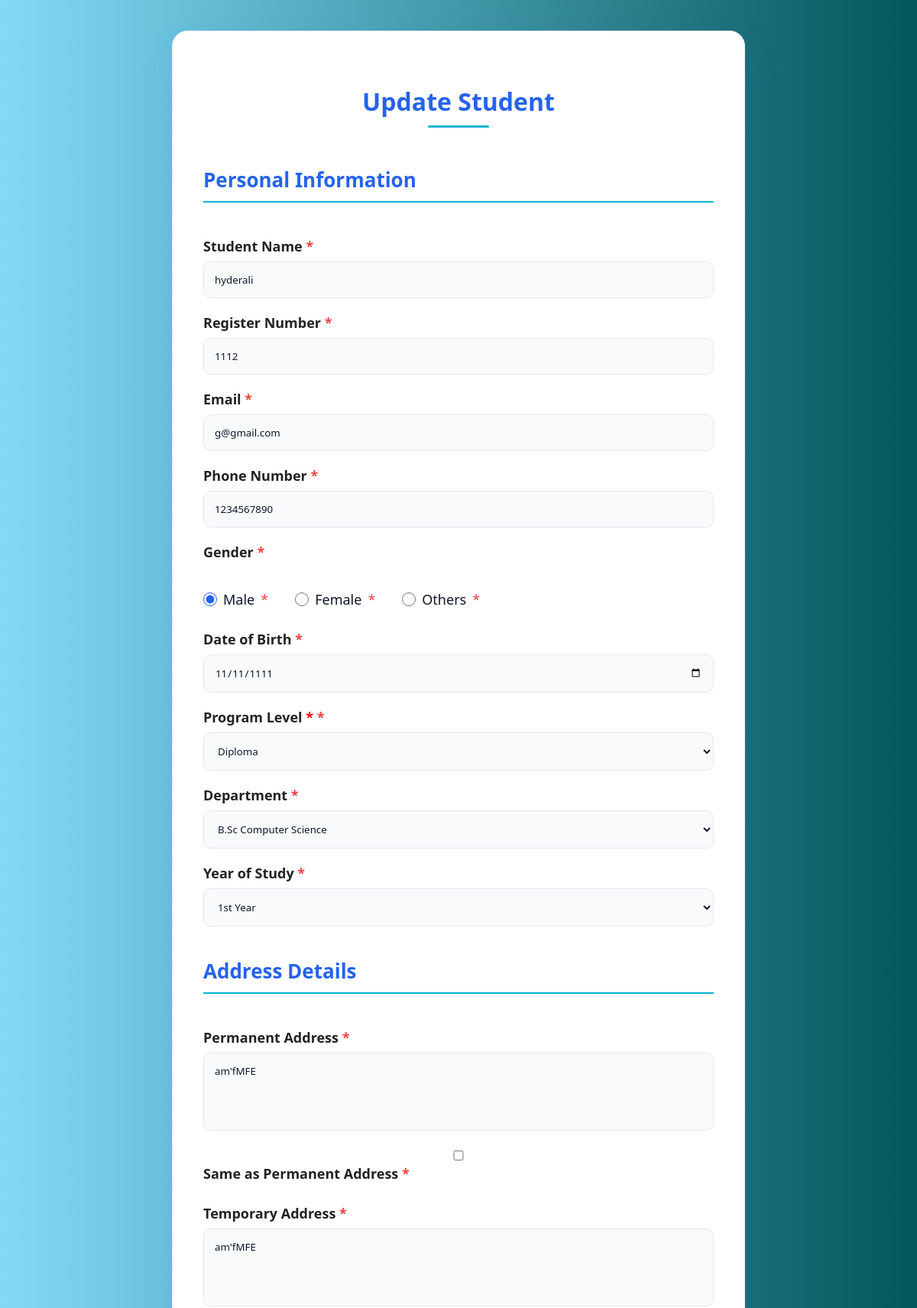
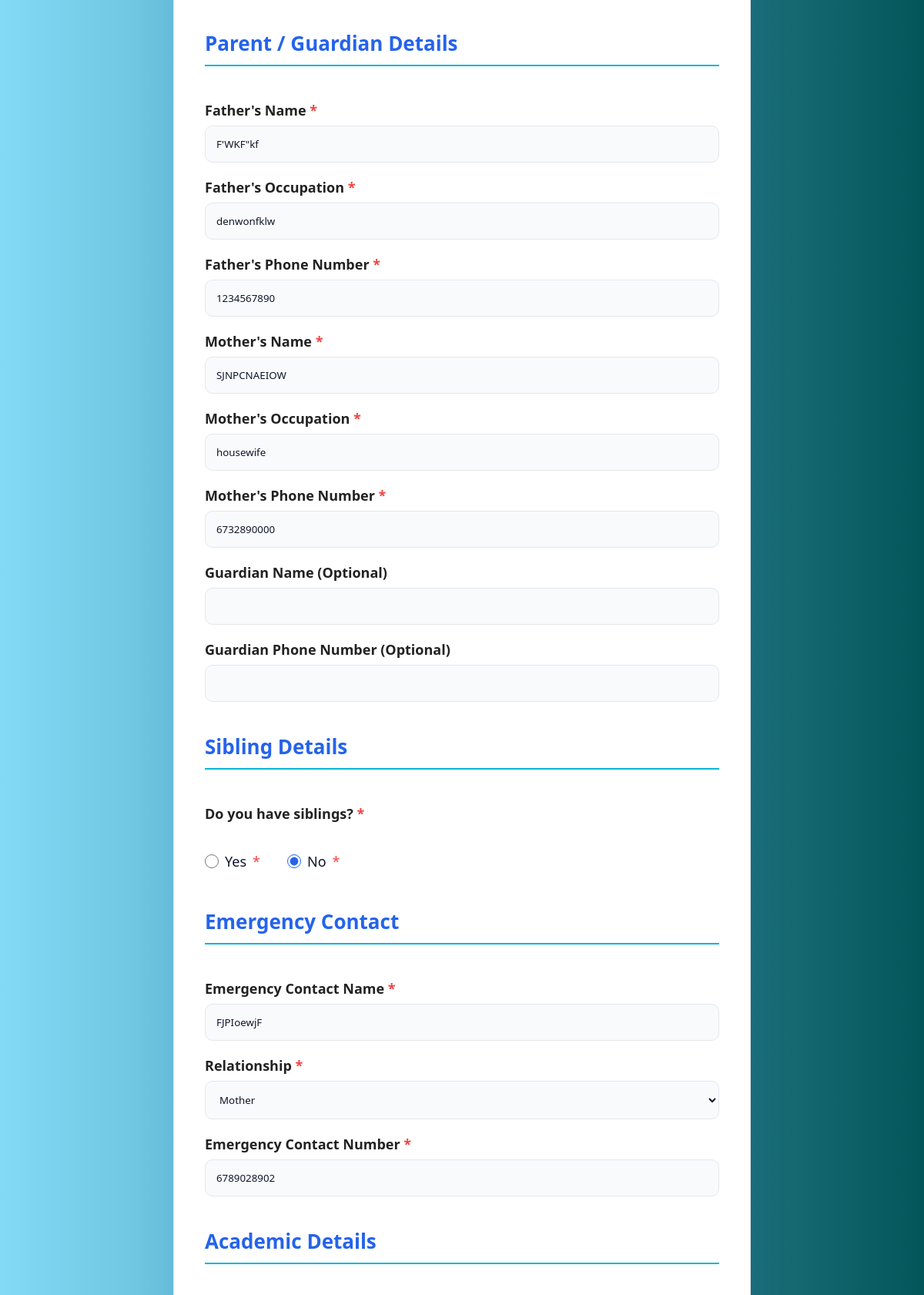
The page /edit_student.php?id=2 (signed in, upper part) on the database its author committed (2 pictures, top to bottom).
### tables this page shows
CREATE TABLE `students` (
  `student_id` int(11) NOT NULL,
  `student_name` varchar(100) NOT NULL,
  `register_number` varchar(30) NOT NULL,
  `email` varchar(100) NOT NULL,
  `phone` varchar(15) NOT NULL,
  `gender_id` int(11) NOT NULL,
  `date_of_birth` date NOT NULL,
  `department_id` int(11) NOT NULL,
  `year_id` int(11) NOT NULL,
  `class_id` int(11) DEFAULT NULL,
  `created_at` timestamp NOT NULL DEFAULT current_timestamp(),
  `program_level_id` int(11) NOT NULL
);

CREATE TABLE `program_levels` (
  `program_level_id` int(11) NOT NULL,
  `program_level_name` varchar(50) NOT NULL
);

CREATE TABLE `departments` (
  `department_id` int(11) NOT NULL,
  `department_name` varchar(100) NOT NULL,
  `program_level` enum('UG','PG','Diploma','PhD') NOT NULL DEFAULT 'UG'
);

CREATE TABLE `student_addresses` (
  `address_id` int(11) NOT NULL,
  `student_id` int(11) NOT NULL,
  `permanent_address` text NOT NULL,
  `temporary_address` text DEFAULT NULL
);

CREATE TABLE `family_details` (
  `family_id` int(11) NOT NULL,
  `student_id` int(11) NOT NULL,
  `relationship_type_id` int(11) NOT NULL,
  `name` varchar(100) NOT NULL,
  `occupation` varchar(100) DEFAULT NULL,
  `phone` varchar(15) NOT NULL
);

CREATE TABLE `emergency_contacts` (
  `emergency_id` int(11) NOT NULL,
  `student_id` int(11) NOT NULL,
  `emergency_name` varchar(100) NOT NULL,
  `relationship_type_id` int(11) NOT NULL,
  `emergency_phone` varchar(15) NOT NULL
);

CREATE TABLE `relationship_types` (
  `relationship_type_id` int(11) NOT NULL,
  `relationship_name` varchar(50) NOT NULL
);

### edit_student.php (the view, shortened to what this page needs)
<?php
require "database.php";
$student_id = $_GET["id"];
$stmt = mysqli_prepare(
    $conn,
    "SELECT *
     FROM students
     WHERE student_id=?"
);
mysqli_stmt_bind_param(
    $stmt,
    "i",
    $student_id
);
mysqli_stmt_execute($stmt);
$result = mysqli_stmt_get_result($stmt);
$student = mysqli_fetch_assoc($result);
$stmt = mysqli_prepare(
    $conn,
    "SELECT *
     FROM student_addresses
     WHERE student_id=?"
);
mysqli_stmt_bind_param(
    $stmt,
    "i",
    $student_id
);
mysqli_stmt_execute($stmt);
$address_result = mysqli_stmt_get_result($stmt);
$address = mysqli_fetch_assoc($address_result);
$stmt = mysqli_prepare(
    $conn,
    "SELECT *
     FROM family_details
     WHERE student_id=?"
);
mysqli_stmt_bind_param(
    $stmt,
    "i",
    $student_id
);
mysqli_stmt_execute($stmt);
$family_result = mysqli_stmt_get_result($stmt);
$father = [];
$mother = [];
$guardian = [];
while($row = mysqli_fetch_assoc($family_result)){
    if($row["relationship_type_id"] == 1){
        $father = $row;
    }
    elseif($row["relationship_type_id"] == 2){
        $mother = $row;
    }
    elseif($row["relationship_type_id"] == 3){
        $guardian = $row;
    }
}
$stmt = mysqli_prepare(
    $conn,
    "SELECT *
     FROM emergency_contacts
     WHERE student_id=?"
);
mysqli_stmt_bind_param(
    $stmt,
    "i",
    $student_id
);
mysqli_stmt_execute($stmt);
$emergency_result = mysqli_stmt_get_result($stmt);
$emergency = mysqli_fetch_assoc($emergency_result);
?>
<!DOCTYPE html>
<html lang="en">
<head>
    <link rel="stylesheet" href="style.css">
    <link rel="stylesheet" href="https://cdnjs.cloudflare.com/ajax/libs/font-awesome/6.5.1/css/all.min.css">
</head>
<body>
<div class="container">
    <h1>Update Student</h1>
    <form action="update_student_admin.php" method="POST" enctype="multipart/form-data">
    <h2 class="form-section">
        Personal Information
    </h2>
    <label>Student Name</label>
    <input
type="text"
name="student_name"
value="<?php echo htmlspecialchars($student["student_name"]); ?>"
required>
    <label>Register Number</label>
    <input
type="text"
name="register_number"
value="<?php echo htmlspecialchars($student["register_number"]); ?>"
required>
    <label>Email</label>
    <input
type="email"
name="email"
value="<?php echo htmlspecialchars($student["email"]); ?>"
required>
    <label>Phone Number</label>
    <input
type="tel"
name="phone"
pattern="[0-9]{10}"
value="<?php echo htmlspecialchars($student["phone"]); ?>"
required>
    <label>Gender</label>
    <div class="gender">
        <label>
            <input
type="radio"
name="gender_id"
value="1"
<?php
if($student["gender_id"]==2){
    echo "checked";
}
?>
>
            Male
        </label>
        <label>
            <input
type="radio"
name="gender_id"
value="2"
<?php
if($student["gender_id"]==1){
    echo "checked";
}
?>
>
            Female
        </label>
        <label>
            <input
type="radio"
name="gender_id"
value="3"
<?php
if($student["gender_id"]==3){
    echo "checked";
}
?>
>
            Others
        </label>
    </div>
    <label>Date of Birth</label>
    <input
type="date"
name="date_of_birth"
value="<?php echo $student["date_of_birth"]; ?>"
required>
    <label>Program Level <span style="color:red;">*</span></label>
<select name="program_level" required>
    <?php
    $result = mysqli_query($conn, "SELECT * FROM program_levels");
    while($row = mysqli_fetch_assoc($result)){
    ?>
        <option
value="<?php echo $row["program_level_id"]; ?>"
<?php
if($student["program_level_id"] == $row["program_level_id"]){
    echo "selected";
}
?>>
            <?php echo htmlspecialchars($row["program_level_name"]); ?>
        </option>
    <?php
    }
    ?>
</select>
    <label>Department</label>
    <select class="options"
name="department_id"
required>
    <?php
    $result = mysqli_query($conn, "SELECT * FROM departments ORDER BY department_name");
    while($row = mysqli_fetch_assoc($result)){
    ?>
        <option
value="<?php echo $row["department_id"]; ?>"
<?php
if($student["department_id"] == $row["department_id"]){
    echo "selected";
}
?>>
            <?php echo $row["department_name"]; ?>
        </option>
    <?php
    }
    ?>
</select>
    <label>Year of Study</label>
    <select class="options"
     name="year_id"
    required>
<option
value="1"
<?php if($student["year_id"]==1) echo "selected"; ?>
>
1st Year
</option>
    </select>
    <h2 class="form-section">
        Address Details
    </h2>
    <label for="address">
        Permanent Address
    </label>
    <textarea
id="address"
name="address"
rows="4"
required><?php echo htmlspecialchars($address["permanent_address"]); ?></textarea>
    <div class="checkbox-container">
    <label for="sameAddress">
        <input
            type="checkbox"
            id="sameAddress"
            name="same_address">
        Same as Permanent Address
    </label>
</div>
    <label for="temporary_address">
        Temporary Address
    </label>
    <textarea
id="temporary_address"
name="temporary_address"
rows="4"><?php echo htmlspecialchars($address["temporary_address"]); ?></textarea>
<h2 class="form-section">
    Parent / Guardian Details
</h2>
<label>Father's Name</label>
<input
type="text"
name="father_name"
value="<?php echo htmlspecialchars($father["name"] ?? ""); ?>"
required>
<label>Father's Occupation</label>
<input
type="text"
name="father_occupation"
value="<?php echo htmlspecialchars($father["occupation"] ?? ""); ?>"
required>
<label>Father's Phone Number</label>
<input
type="tel"
name="father_phone"
pattern="[0-9]{10}"
value="<?php echo htmlspecialchars($father["phone"] ?? ""); ?>"
required>
<label>Mother's Name</label>
<input
type="text"
name="mother_name"
value="<?php echo htmlspecialchars($mother["name"] ?? ""); ?>"
required>
<label>Mother's Occupation</label>
<input
type="text"
name="mother_occupation"
value="<?php echo htmlspecialchars($mother["occupation"] ?? ""); ?>"
required>
<label>Mother's Phone Number</label>
<input
type="tel"
name="mother_phone"
pattern="[0-9]{10}"
value="<?php echo htmlspecialchars($mother["phone"] ?? ""); ?>"
required>
<label class="optional">Guardian Name (Optional)</label>
<input
type="text"
name="guardian_name"
value="<?php echo htmlspecialchars($guardian["name"] ?? ""); ?>">
<label class="optional">Guardian Phone Number (Optional)</label>
<input
type="tel"
name="guardian_phone"
pattern="[0-9]{10}"
value="<?php echo htmlspecialchars($guardian["phone"] ?? ""); ?>">
<h2 class="form-section">
    Sibling Details
</h2>
<label>
Do you have siblings?
</label>
<div class="gender">
    <label>
        <input
type="radio"
id="siblings_yes"
name="has_siblings"
value="Yes">
        Yes
    </label>
    <label>
        <input
type="radio"
id="siblings_no"
name="has_siblings"
value="No"
checked>
        No
    </label>
</div>
<h2 class="form-section">
    Emergency Contact
</h2>
<label>Emergency Contact Name</label>
<input
type="text"
name="emergency_name"
value="<?php echo htmlspecialchars($emergency["emergency_name"] ?? ""); ?>"
required>
<label>Relationship</label>
<select
name="relationship_type_id"
required>
<?php
$result = mysqli_query(
    $conn,
    "SELECT * FROM relationship_types
     ORDER BY relationship_name"
);
while($row = mysqli_fetch_assoc($result)){
?>
<option
value="<?php echo $row["relationship_type_id"]; ?>"
<?php
if(
    ($emergency["relationship_type_id"] ?? 0)
    == $row["relationship_type_id"]
){
    echo "selected";
}
?>
>
<?php echo htmlspecialchars($row["relationship_name"]); ?>
</option>
<?php
}
?>
</select>
<label>Emergency Contact Number</label>
<input
type="tel"
name="emergency_phone"
pattern="[0-9]{10}"
value="<?php echo htmlspecialchars($emergency["emergency_phone"] ?? ""); ?>"
required>
<h2 class="form-section">
    Academic Details
</h2>
</form>
</div>
</body>
</html>

### style.css (style rules this page uses)
* { margin:0; padding:0; box-sizing:border-box; font-family:'Segoe UI', Tahoma, Geneva, Verdana, sans-serif; }
body { min-height:100vh; display:flex; justify-content:center; align-items:center; padding:40px; background:linear-gradient( to right, #82daf7, #03565a ); }
.container { width:100%; max-width:750px; background:#FFFFFF; border-radius:20px; padding:40px; border:1px solid #E5E7EB; box-shadow:0 20px 50px rgba(37,99,235,0.12); transition:0.3s ease; }
form { display:flex; flex-direction:column; }
h1 { text-align:center; font-size:32px; color:#2563EB; margin-bottom:10px; }
h1::after { content:""; display:block; width:80px; height:3px; background:#06B6D4; margin:10px auto; border-radius:10px; }
label { margin-top:15px; margin-bottom:6px; color:#0F172A; font-weight:600; }
input, select, textarea { width:100%; padding:14px; border-radius:10px; border:1px solid #E5E7EB; background:#F8FAFC; color:#0F172A; outline:none; transition:0.3s; }
input::placeholder, textarea::placeholder { color:#94A3B8; }
textarea { resize:none; }
.gender { display:flex; gap:35px; margin-top:10px; }
.gender label { display:flex; align-items:center; gap:8px; font-size:18px; font-weight:500; color:#0F172A; cursor:pointer; }
.gender input { accent-color:#2563EB; width:18px; height:18px; }
label { display:block; margin-top:20px; margin-bottom:8px; font-size:18px; font-weight:600; color:#222; }
.form-section { margin-top:40px; margin-bottom:25px; padding-bottom:10px; color:#2563EB; font-size:26px; font-weight:700; border-bottom:2px solid #06B6D4; }
textarea { min-height:100px; }
select { cursor:pointer; }
label::after { content:" *"; color:#EF4444; }
.optional::after { content:""; }
.form-section:first-of-type { margin-top:10px; }
input, select, textarea { transition:.3s ease; }
.container { position:relative; }
.container h1 { text-align:center; margin-top:30px; margin-bottom:40px; }

### rows shown on the page
students: student_name "hyderali", register_number "1112", email "g@gmail.com", phone "1234567890", gender_id "☑ Male", gender_id "☐ Female", gender_id "☐ Others", date_of_birth "11/11/1111", program_level "Diploma", department_id "B.Sc Computer Science", year_id "1st Year"
student_addresses: address "am'fMFE", temporary_address "am'fMFE"
family_details: father_name "F'WKF\"kf", father_occupation "denwonfklw", father_phone "1234567890"
family_details: mother_name "SJNPCNAEIOW", mother_occupation "housewife", mother_phone "6732890000"
emergency_contacts: emergency_name "FJPIoewjF", relationship_type_id "Mother", emergency_phone "6789028902"
